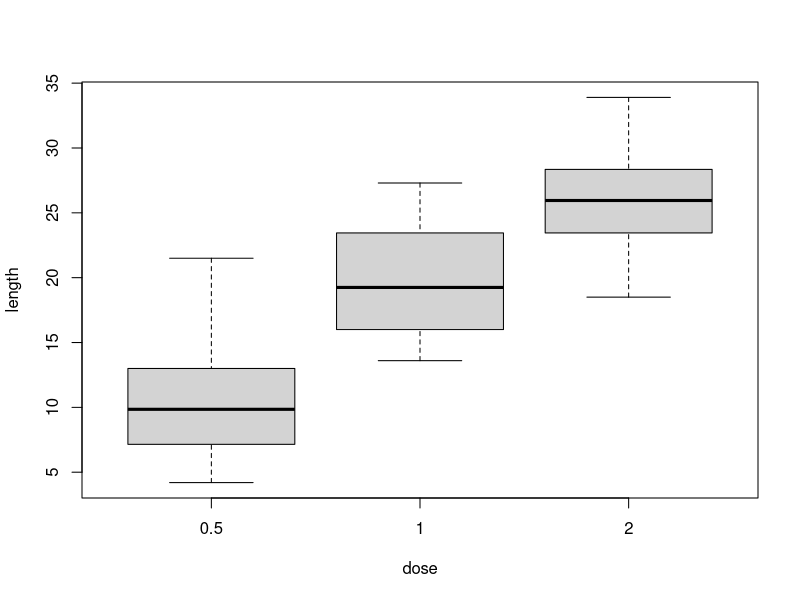
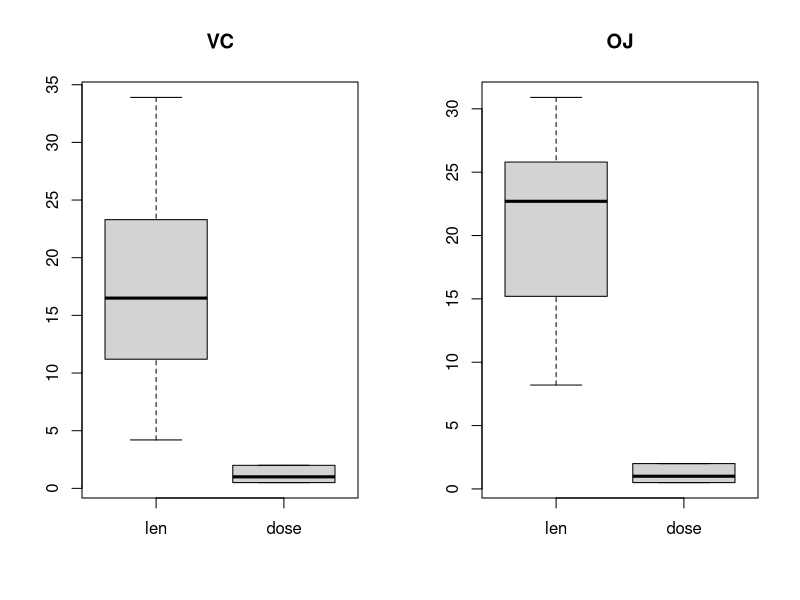
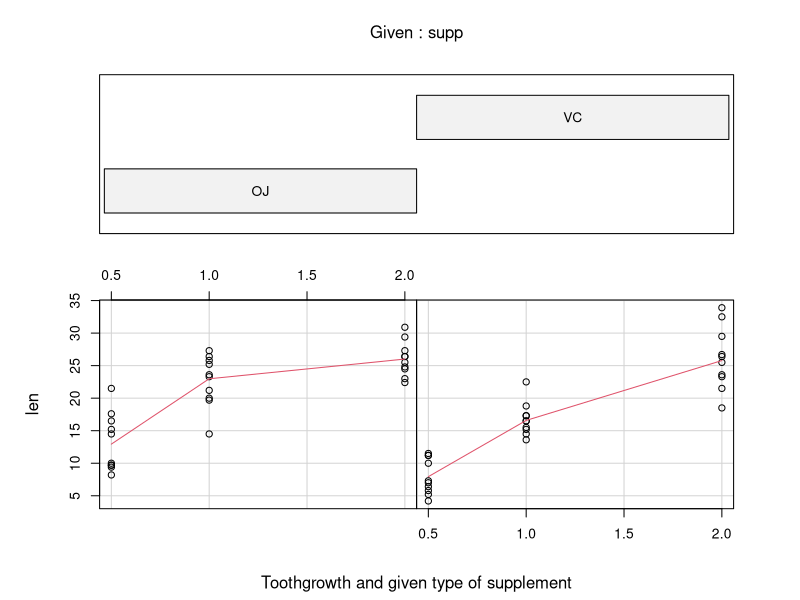

Write R code to recreate these figures, in order.
###############################
# STATISTICAL THINKING (2022) #
###############################

####################
# CLINICAL STUDIES #
####################

# FULL DATASET
ToothGrowth

# EXCERPT OF DATASET 
head(ToothGrowth)

########################
# DESCRIPTIVE ANALYSIS #
########################

# SUMMARY
summary(ToothGrowth)

# BOXPLOTS
boxplot(ToothGrowth$len ~ ToothGrowth$dose, xlab = "dose", ylab = "length")

##############
# SUBSAMPLES #
##############

# CREATING SUBSAMPLES
vc <- subset(ToothGrowth, supp=="VC")
oj <- subset(ToothGrowth, supp=="OJ")

# SUMMARY SUBSAMPLES
summary(vc[c(1,3)])
summary(oj[c(1,3)])

# BOXPLOTS SUBSAMPLES
par(mfrow=c(1,2))
boxplot(vc[c(1,3)], main="VC")
boxplot(oj[c(1,3)], main="OJ")

#################
# DETAILED PLOT #
#################

# DETAILED PLOT FOR DIFFERENT SUPPLEMENTS
require(graphics)
coplot(len ~ dose | supp, data = ToothGrowth, panel = panel.smooth,
xlab = "Toothgrowth and given type of supplement")

##########
# T-TEST #
##########

# CHECK FOR SIGNIFICANT DIFFERENCE
t.test(ToothGrowth$len ~ ToothGrowth$supp)

#############
# THAT'S IT #
#############
